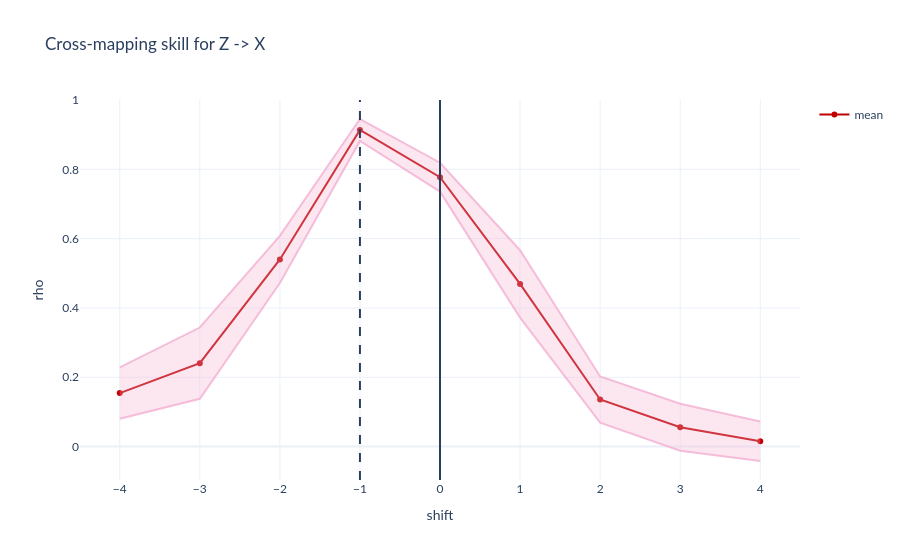

Write notebook code for a chart like this one.
### Markdown cell above
# Z -> X

### Code cell
shifts = torch.arange(- 4, 4 + 1, 1)
print(shifts)

# fix filter
k = 2 # 2 best
sig_filter = torch.ones(size = (k, )).to(device)

noise_scalar = torch.tensor([0.05], device = device)

rho_s = torch.zeros(size = (shifts.shape[0], 2))

for i, s in enumerate(shifts):
    print(s.item())

    y_embeddings, x_gt = embed(filter = sig_filter, 
                           y = x_norm.to(device), # Testing Z -> X
                           x = z_norm.to(device),
                           max_pos_offset = s, 
                           device = device)
    
    # N now changes slightly
    N = y_embeddings.shape[0]
    E = y_embeddings.shape[1]

    l_train_masks = generate_mask_tensor(N, 100)

    rho_l = torch.empty(size = (1, 0)).to(device)

    for l in range(N):   
        rho, nlml = GP_ccm_sig(
                y_embeddings_train = y_embeddings[l_train_masks[l]].unsqueeze(-1).to(device),
                y_embeddings_test = y_embeddings[ ~ l_train_masks[l]].unsqueeze(-1).to(device),
                x_train = x_gt[l_train_masks[l]].to(device),
                x_test = x_gt[ ~ l_train_masks[l]].to(device),
                noise = noise_scalar,
                rbf_sigma = 0.2, # 0.2 is good
                device = device)
                
        rho_l = torch.concat((rho_l, rho.unsqueeze(0).unsqueeze(0)), dim = 1)
     
    rho_s[i, 0] = rho_l.mean()
    rho_s[i, 1] = rho_l.std()


fig = go.Figure()

fig.add_trace(go.Scatter(x = -shifts, y = rho_s[:, 0], # reversing the meaning of x
                    mode = 'lines+markers',
                    name = 'mean',
                    line_color = "#C00000"))

fig.add_trace(go.Scatter(
    name = "",
    x = - shifts,
    y = rho_s[:, 0] + rho_s[:, 1].mul(1),
    marker = dict(color = 'rgba(243, 176, 210, 0.8)'),
    showlegend = False,
    mode = 'lines'
))

fig.add_trace(go.Scatter(
    name = "",
    x = - shifts,
    y = rho_s[:, 0] - rho_s[:, 1].mul(1),
    marker = dict(color = 'rgba(243, 176, 210, 0.8)'),
    showlegend = False,
    mode = 'lines',
    fillcolor = 'rgba(243, 176, 210, 0.3)',
    fill = 'tonexty'
))

fig.add_vline(x = 0.)
fig.add_vline(x = -(k-1), line_dash = "dash")

fig.update_layout(title = 'Cross-mapping skill for Z -> X',
                   xaxis_title = 'shift',
                   yaxis_title = 'rho')

fig.update_layout(template = "plotly_white")
fig.update_layout(font_family = "Lato")

fig.show()

### Figure 1 — Plotly figure (JSON) as saved in the notebook; plotly's stock layout.template omitted (floating-point values rounded to 4 significant figures)
{"data": [{"line": {"color": "#C00000"}, "mode": "lines+markers", "name": "mean", "type": "scatter", "x": [4, 3, 2, 1, 0, -1, -2, -3, -4], "y": [0.01538, 0.05577, 0.1358, 0.4694, 0.7773, 0.9135, 0.54, 0.2407, 0.1543]}, {"marker": {"color": "rgba(243, 176, 210, 0.8)"}, "mode": "lines", "name": "", "showlegend": false, "type": "scatter", "x": [4, 3, 2, 1, 0, -1, -2, -3, -4], "y": [0.07237, 0.1236, 0.2024, 0.5666, 0.819, 0.9451, 0.6079, 0.3435, 0.2286]}, {"fill": "tonexty", "fillcolor": "rgba(243, 176, 210, 0.3)", "marker": {"color": "rgba(243, 176, 210, 0.8)"}, "mode": "lines", "name": "", "showlegend": false, "type": "scatter", "x": [4, 3, 2, 1, 0, -1, -2, -3, -4], "y": [-0.04161, -0.01204, 0.0692, 0.3722, 0.7357, 0.882, 0.4721, 0.138, 0.08007]}], "layout": {"font": {"family": "Lato"}, "shapes": [{"type": "line", "x0": 0, "x1": 0, "xref": "x", "y0": 0, "y1": 1, "yref": "y domain"}, {"line": {"dash": "dash"}, "type": "line", "x0": -1, "x1": -1, "xref": "x", "y0": 0, "y1": 1, "yref": "y domain"}], "title": {"text": "Cross-mapping skill for Z -> X"}, "xaxis": {"title": {"text": "shift"}}, "yaxis": {"title": {"text": "rho"}}}}
